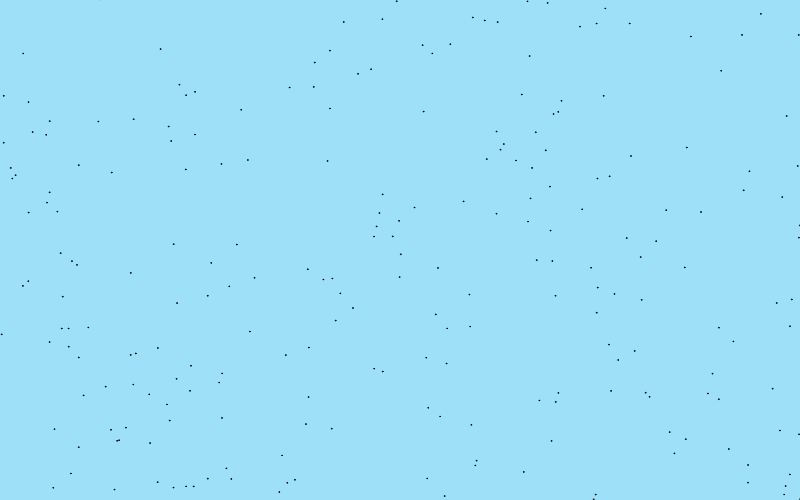
Frame 1 (no input)
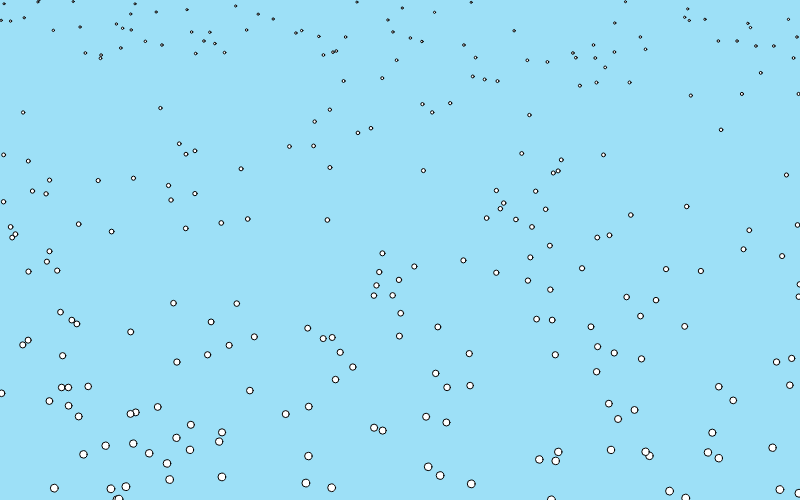
Frame 60 (no input)
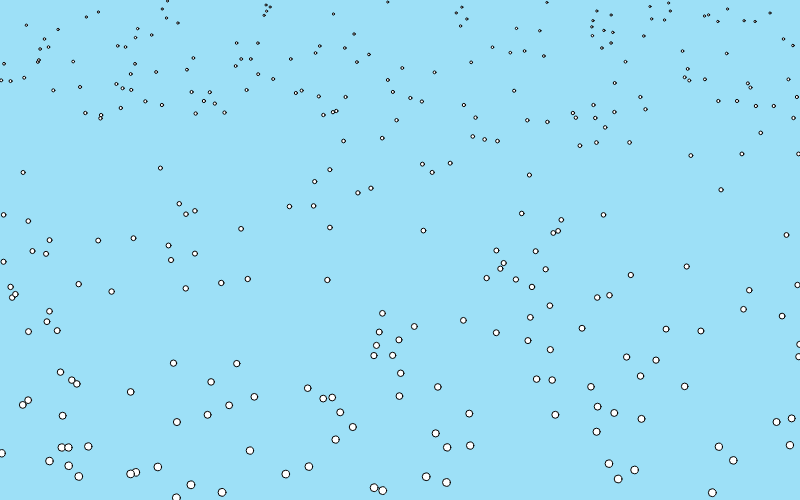
Frame 120 (the mouse pressed at the canvas centre since frame 60)

The p5.js sketch that drew these frames (run headless with seeded random() and noise() and a simulated clock; from frame 60 on, the mouse is pressed at the canvas centre):

// p5.js sketch
// ── sketch.js
var rain = [];

function setup() {
	// createCanvas(windowWidth, windowHeight);
	createCanvas(800,500);
	for(var i = 0 ; i<500 ; i++){
		this.rain.push(new water());
	}
}

function draw() {
	background('#9de0f7');
	for(var i = 0 ; i<this.rain.length ; i++){
		this.rain[i].show();
		this.rain[i].update();
	}


}
// ── water.js
function water(){

    //x pos is must seprate way so we random it
    this.x = random(0,width);
    //at the begin y pos we make it so wide so it feels like rain
    this.y = random(-height,height);

    this.longess = 0.8;


    this.show = function(){
        fill('white');
        ellipse(this.x , this.y , this.longess);

    }
    this.update = function(){
        this.y++;
        if(this.y>=height){
            //the second turn we turn y into 0 to make people think water come from sky not from background hehe
            this.y = 0;
            this.x = random(0,width);
        }
        //i want the water become more long , big when it hit near the surface
        this.longess = map(this.y , 0, height , 2 , 8);


    }
}
